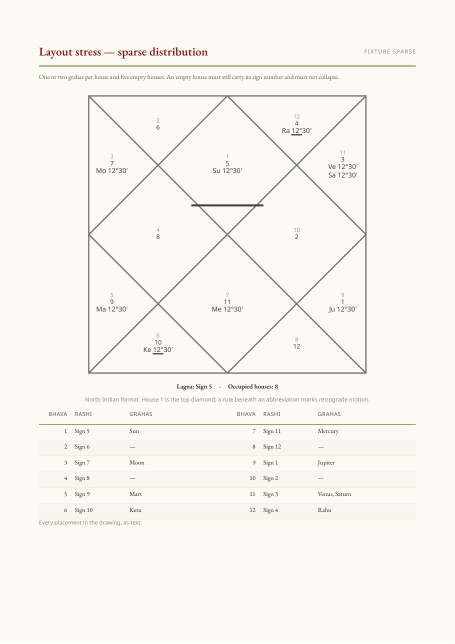
#> input picture tests/kundli-v40/visual-baseline/chart-shape-p01.png, 910 x 1287 px (shown at 1/2 size)
$ python convert-to-webp.py ../tests/kundli-v40/visual-baseline/chart-shape-p01.png ../tests/kundli-v40/visual-baseline/chart-shape-p02.png 5 5
#> lines starting #> are read from the running program, lines starting #| are printed output that depends on the picture
#!/usr/bin/env python3
"""Dev-time converter: center-crop any source image to 16:9 and emit WebP.

Usage: python3 scripts/convert-to-webp.py <in.png> <out.webp> [width] [height]
Default target 1280x720 (16:9). Requires Pillow with WebP support.
"""
import sys
from PIL import Image, ImageOps

def main():
    src, dst = sys.argv[1], sys.argv[2]
    w = int(sys.argv[3]) if len(sys.argv) > 3 else 1280
    h = int(sys.argv[4]) if len(sys.argv) > 4 else 720
    im = Image.open(src).convert('RGB')
#> im is the input picture: PIL image 910x1287 RGB; mean R, G, B 248.6, 246.3, 241.1
    # centre-crop to target aspect, then resize
    target_aspect = w / h
    sw, sh = im.size
#> sw = 910; sh = 1287
    aspect = sw / sh
#> aspect = 0.707
    if aspect > target_aspect:
        nw = int(sh * target_aspect)
        x = (sw - nw) // 2
        im = im.crop((x, 0, x + nw, sh))
    elif aspect < target_aspect:
        nh = int(sw / target_aspect)
#> nh = 910
        y = (sh - nh) // 2
#> y = 188
        im = im.crop((0, y, sw, y + nh))
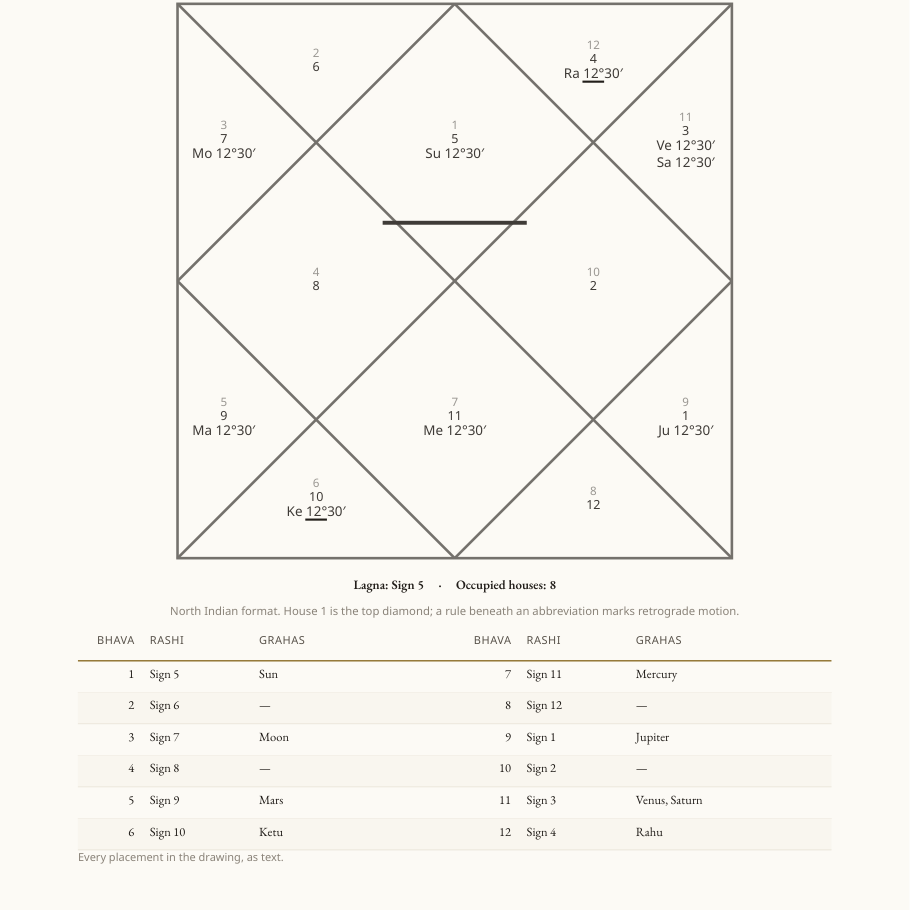
#> im: PIL image 910x910 RGB; mean R, G, B 247.9, 245.7, 240.4
    im = im.resize((w, h), Image.LANCZOS)
    im.save(dst, 'WEBP', quality=82, method=6)
    print(f'{dst}: {im.size} webp ok')
#| ../tests/kundli-v40/visual-baseline/chart-shape-p02.png: (5, 5) webp ok

if __name__ == '__main__':
    main()

$ run again, on tests/kundli-v40/visual-baseline/chart-shape-p03.png
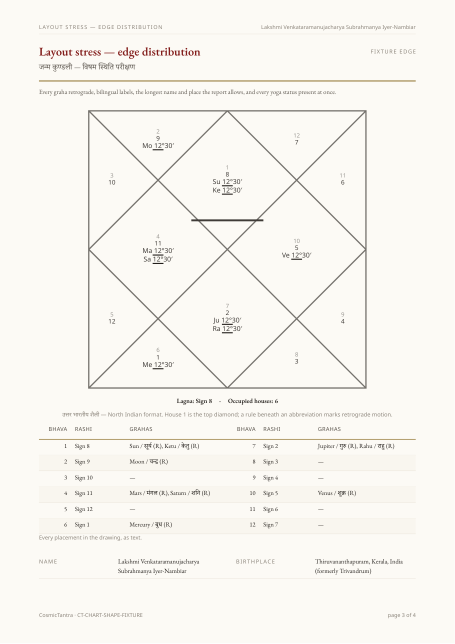
#> input picture tests/kundli-v40/visual-baseline/chart-shape-p03.png, 910 x 1287 px (shown at 1/2 size)
#> in main, im is the input picture: PIL image 910x1287 RGB; mean R, G, B 247.9, 245.6, 240.3
#> in main, `im = im.crop((0, y, sw, y + nh))`:
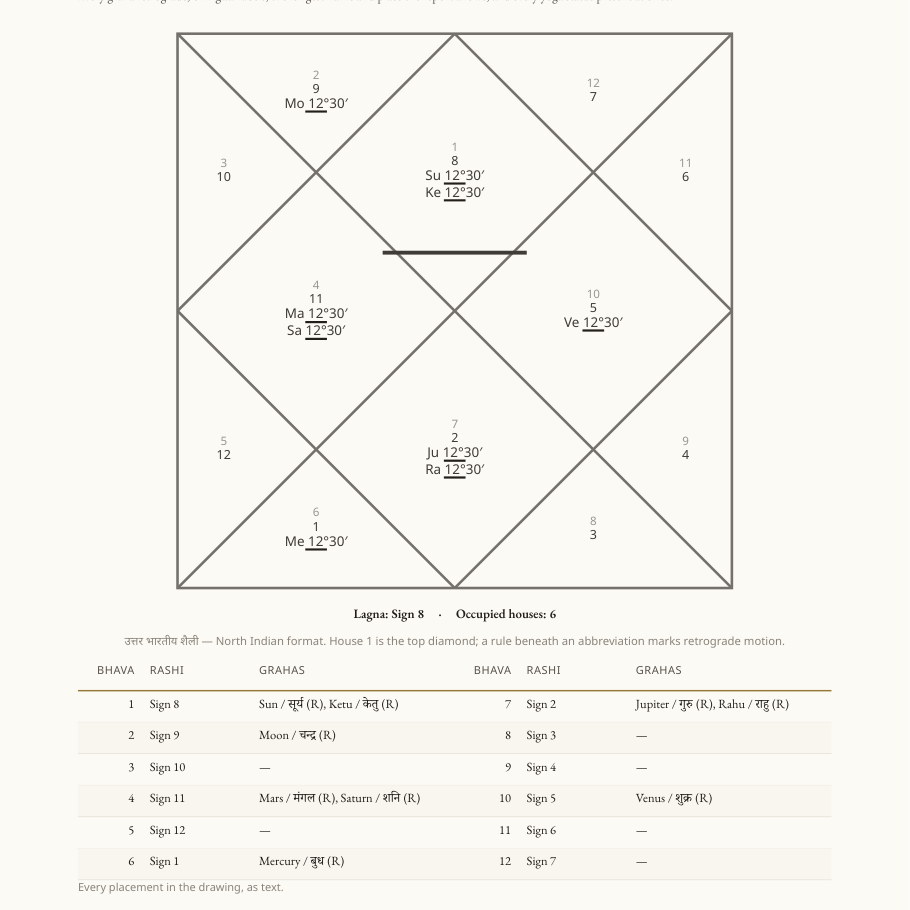
#> im: PIL image 910x910 RGB; mean R, G, B 247.5, 245.3, 240.1
#| ../tests/kundli-v40/visual-baseline/chart-shape-p03.png: (5, 5) webp ok

$ run again, on tests/kundli-v40/visual-baseline/chart-shape-p04.png
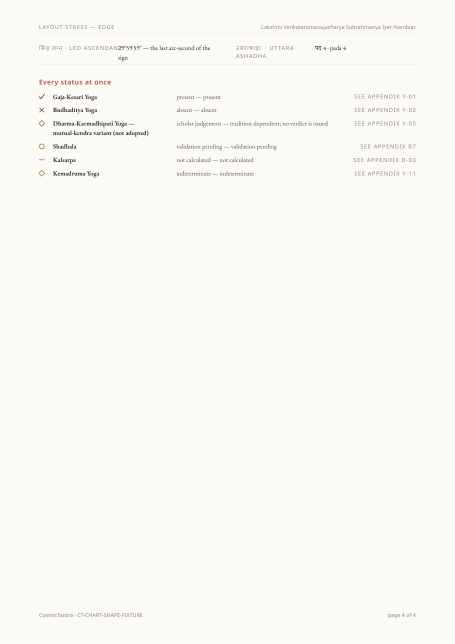
#> input picture tests/kundli-v40/visual-baseline/chart-shape-p04.png, 910 x 1287 px (shown at 1/2 size)
#> in main, im is the input picture: PIL image 910x1287 RGB; mean R, G, B 250.9, 248.8, 243.8
#> in main, `im = im.crop((0, y, sw, y + nh))`:
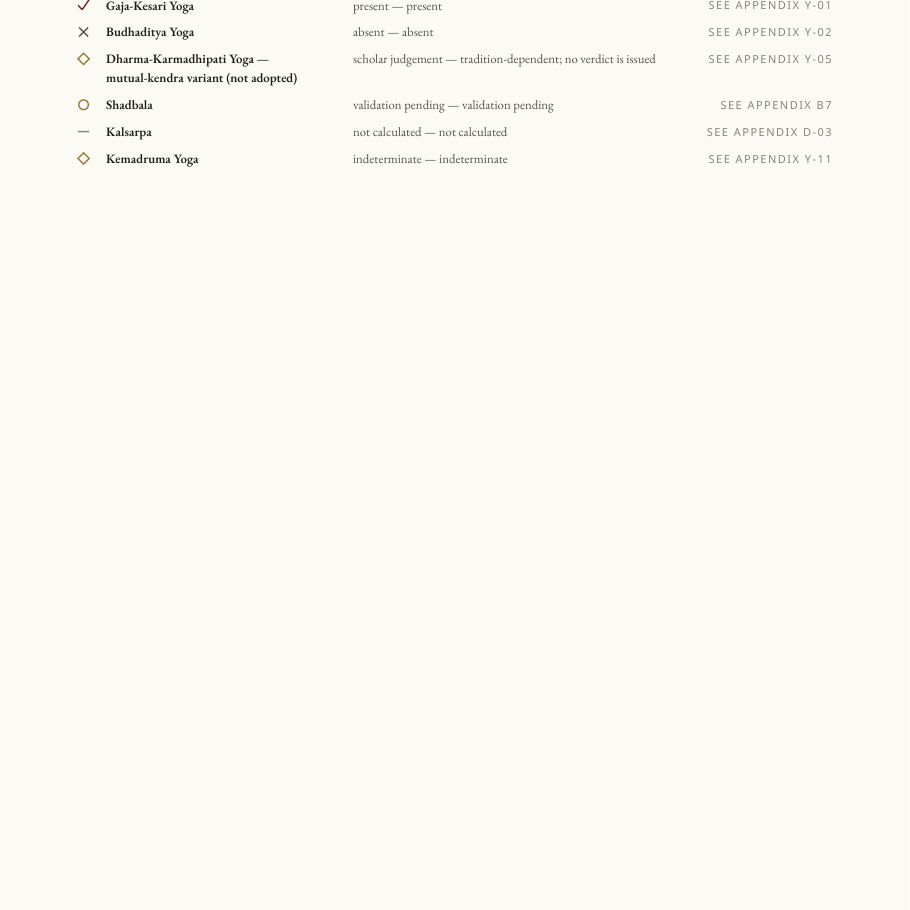
#> im: PIL image 910x910 RGB; mean R, G, B 250.9, 248.9, 243.9
#| ../tests/kundli-v40/visual-baseline/chart-shape-p04.png: (5, 5) webp ok

$ run again, on tests/kundli-v40/visual-baseline/golden-appendix-first.png
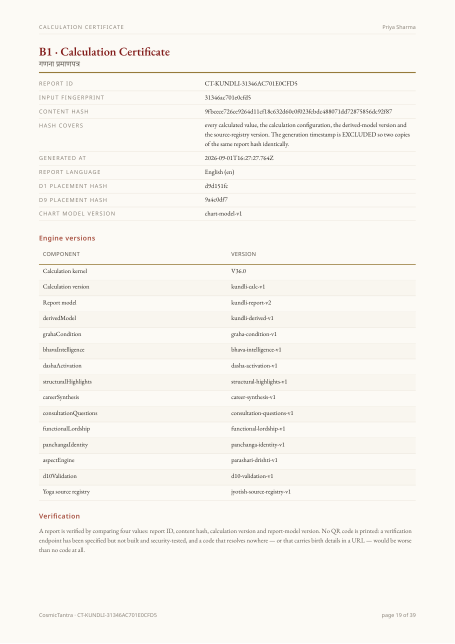
#> input picture tests/kundli-v40/visual-baseline/golden-appendix-first.png, 910 x 1287 px (shown at 1/2 size)
#> in main, im is the input picture: PIL image 910x1287 RGB; mean R, G, B 248.5, 246.1, 240.6
#> in main, `im = im.crop((0, y, sw, y + nh))`:
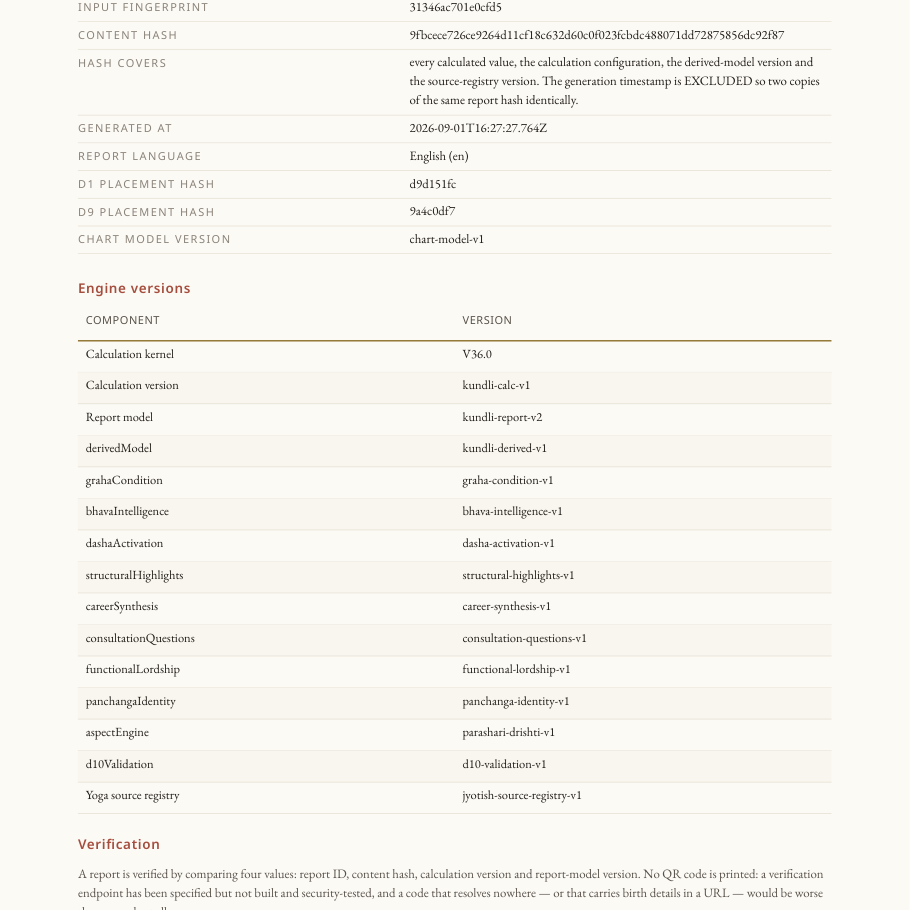
#> im: PIL image 910x910 RGB; mean R, G, B 247.8, 245.4, 239.8
#| ../tests/kundli-v40/visual-baseline/golden-appendix-first.png: (5, 5) webp ok
